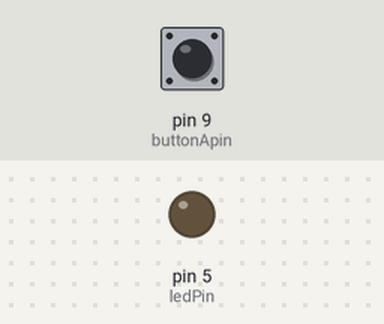
This sketch was run on a simulated Arduino Uno, built with avr-gcc and run on an emulated ATmega328P. On the bench: output pins drawn as LEDs (lit = HIGH). The inputs (shaded band) are chosen by the test bench; at power-on: pin 9 (buttonApin) HIGH.

Above: at 1.2 s.
1.3 s: pin 9 (buttonApin) pulled LOW for 0.15 s
At 1.37 s:
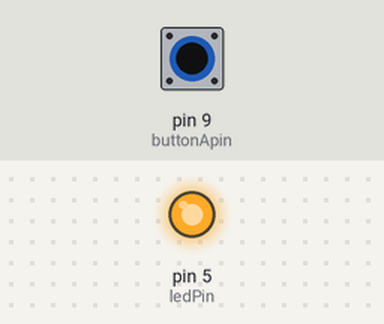
2.9 s: pin 9 (buttonApin) pulled LOW for 3.2 s
At 7.1 s:
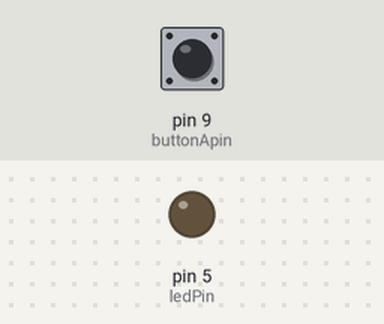
Timing chart, 0 to 8.6 s (numbered marks = the images above; inputs shaded):
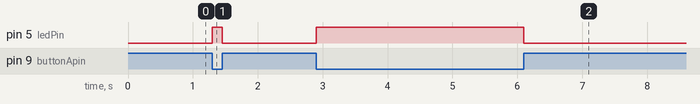

The sketch:

Digital_Inputs.ino
```cpp
//initialise the pin used to toggle the LED
int ledPin = 5;

//initialise the pin used by the "ON" button
int buttonApin = 9;

void setup() {
  //set the ledPin as OUTPUT
  pinMode(ledPin, OUTPUT);

  //set both button pins as INPUT_PULLUP
  pinMode(buttonApin, INPUT);
}

void loop() {
  //if the "ON" button is pressed, turn ON the led
  //by setting the ledPin HIGH
  if (digitalRead(buttonApin) == LOW) {
    digitalWrite(ledPin, HIGH);
  } else {
    digitalWrite(ledPin, LOW);
  }
}
```

Measured:
- after the input at 1.3 s, pin 5 (ledPin): LOW → HIGH at once, → LOW 0.15 s later
- after the input at 2.9 s, pin 5 (ledPin): LOW → HIGH at once, → LOW 3.2 s later
